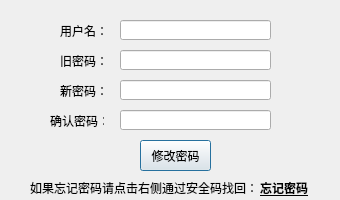
<?xml version="1.0" encoding="UTF-8"?>
<ui version="4.0">
 <class>repasswdDialog</class>
 <widget class="QDialog" name="repasswdDialog">
  <property name="geometry">
   <rect>
    <x>0</x>
    <y>0</y>
    <width>340</width>
    <height>200</height>
   </rect>
  </property>
  <property name="minimumSize">
   <size>
    <width>340</width>
    <height>200</height>
   </size>
  </property>
  <property name="maximumSize">
   <size>
    <width>340</width>
    <height>200</height>
   </size>
  </property>
  <property name="windowTitle">
   <string>Dialog</string>
  </property>
  <widget class="CheckQLineEdit" name="text_username">
   <property name="geometry">
    <rect>
     <x>120</x>
     <y>20</y>
     <width>151</width>
     <height>20</height>
    </rect>
   </property>
   <property name="text">
    <string/>
   </property>
  </widget>
  <widget class="CheckQLineEdit" name="text_passwd_old">
   <property name="geometry">
    <rect>
     <x>120</x>
     <y>50</y>
     <width>151</width>
     <height>20</height>
    </rect>
   </property>
   <property name="text">
    <string/>
   </property>
   <property name="echoMode">
    <enum>QLineEdit::Password</enum>
   </property>
  </widget>
  <widget class="CheckQLineEdit" name="text_passwd_new">
   <property name="geometry">
    <rect>
     <x>120</x>
     <y>80</y>
     <width>151</width>
     <height>20</height>
    </rect>
   </property>
   <property name="text">
    <string/>
   </property>
   <property name="echoMode">
    <enum>QLineEdit::Password</enum>
   </property>
  </widget>
  <widget class="CheckQLineEdit" name="text_passwd_new2">
   <property name="geometry">
    <rect>
     <x>120</x>
     <y>110</y>
     <width>151</width>
     <height>20</height>
    </rect>
   </property>
   <property name="text">
    <string/>
   </property>
   <property name="echoMode">
    <enum>QLineEdit::Password</enum>
   </property>
  </widget>
  <widget class="QLabel" name="label">
   <property name="geometry">
    <rect>
     <x>60</x>
     <y>20</y>
     <width>54</width>
     <height>21</height>
    </rect>
   </property>
   <property name="text">
    <string>用户名：</string>
   </property>
  </widget>
  <widget class="QLabel" name="label_2">
   <property name="geometry">
    <rect>
     <x>60</x>
     <y>50</y>
     <width>54</width>
     <height>21</height>
    </rect>
   </property>
   <property name="text">
    <string>旧密码：</string>
   </property>
  </widget>
  <widget class="QLabel" name="label_3">
   <property name="geometry">
    <rect>
     <x>60</x>
     <y>80</y>
     <width>54</width>
     <height>21</height>
    </rect>
   </property>
   <property name="text">
    <string>新密码：</string>
   </property>
  </widget>
  <widget class="QLabel" name="label_4">
   <property name="geometry">
    <rect>
     <x>50</x>
     <y>110</y>
     <width>54</width>
     <height>21</height>
    </rect>
   </property>
   <property name="text">
    <string>确认密码：</string>
   </property>
  </widget>
  <widget class="QPushButton" name="btn_repasswd">
   <property name="geometry">
    <rect>
     <x>140</x>
     <y>140</y>
     <width>71</width>
     <height>31</height>
    </rect>
   </property>
   <property name="sizePolicy">
    <sizepolicy hsizetype="Fixed" vsizetype="Fixed">
     <horstretch>0</horstretch>
     <verstretch>0</verstretch>
    </sizepolicy>
   </property>
   <property name="text">
    <string>修改密码</string>
   </property>
  </widget>
  <widget class="ClickableLabel" name="lab_forget">
   <property name="geometry">
    <rect>
     <x>260</x>
     <y>180</y>
     <width>54</width>
     <height>16</height>
    </rect>
   </property>
   <property name="font">
    <font>
     <weight>75</weight>
     <bold>true</bold>
     <underline>true</underline>
    </font>
   </property>
   <property name="text">
    <string>忘记密码</string>
   </property>
  </widget>
  <widget class="QLabel" name="label_5">
   <property name="geometry">
    <rect>
     <x>30</x>
     <y>180</y>
     <width>230</width>
     <height>16</height>
    </rect>
   </property>
   <property name="text">
    <string>如果忘记密码请点击右侧通过安全码找回：</string>
   </property>
  </widget>
 </widget>
 <customwidgets>
  <customwidget>
   <class>ClickableLabel</class>
   <extends>QLabel</extends>
   <header location="global">clickablelabel.h</header>
  </customwidget>
  <customwidget>
   <class>CheckQLineEdit</class>
   <extends>QLineEdit</extends>
   <header location="global">checkqlineedit.h</header>
  </customwidget>
 </customwidgets>
 <resources/>
 <connections/>
</ui>
